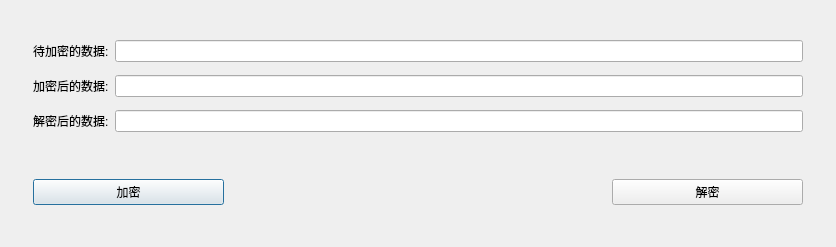
<?xml version="1.0" encoding="UTF-8"?>
<ui version="4.0">
 <class>RSATestClass</class>
 <widget class="QDialog" name="RSATestClass">
  <property name="geometry">
   <rect>
    <x>0</x>
    <y>0</y>
    <width>836</width>
    <height>247</height>
   </rect>
  </property>
  <property name="windowTitle">
   <string>RSATest</string>
  </property>
  <layout class="QHBoxLayout" name="horizontalLayout_2">
   <item>
    <widget class="QWidget" name="widget_3" native="true">
     <layout class="QVBoxLayout" name="verticalLayout" stretch="2,1">
      <item>
       <widget class="QWidget" name="widget" native="true">
        <layout class="QGridLayout" name="gridLayout">
         <item row="0" column="0">
          <widget class="QLabel" name="label">
           <property name="text">
            <string>待加密的数据:</string>
           </property>
          </widget>
         </item>
         <item row="0" column="1">
          <widget class="QLineEdit" name="m_edit1"/>
         </item>
         <item row="1" column="0">
          <widget class="QLabel" name="label_2">
           <property name="text">
            <string>加密后的数据:</string>
           </property>
          </widget>
         </item>
         <item row="1" column="1">
          <widget class="QLineEdit" name="m_edit2"/>
         </item>
         <item row="2" column="0">
          <widget class="QLabel" name="label_3">
           <property name="text">
            <string>解密后的数据:</string>
           </property>
          </widget>
         </item>
         <item row="2" column="1">
          <widget class="QLineEdit" name="m_edit3"/>
         </item>
        </layout>
       </widget>
      </item>
      <item>
       <widget class="QWidget" name="widget_2" native="true">
        <layout class="QHBoxLayout" name="horizontalLayout" stretch="1,2,1">
         <item>
          <widget class="QPushButton" name="m_btnEncode">
           <property name="text">
            <string>加密</string>
           </property>
          </widget>
         </item>
         <item>
          <spacer name="horizontalSpacer">
           <property name="orientation">
            <enum>Qt::Horizontal</enum>
           </property>
           <property name="sizeHint" stdset="0">
            <size>
             <width>125</width>
             <height>20</height>
            </size>
           </property>
          </spacer>
         </item>
         <item>
          <widget class="QPushButton" name="m_btnDecode">
           <property name="text">
            <string>解密</string>
           </property>
          </widget>
         </item>
        </layout>
       </widget>
      </item>
     </layout>
    </widget>
   </item>
  </layout>
 </widget>
 <layoutdefault spacing="6" margin="11"/>
 <resources>
  <include location="rsatest.qrc"/>
 </resources>
 <connections/>
</ui>
